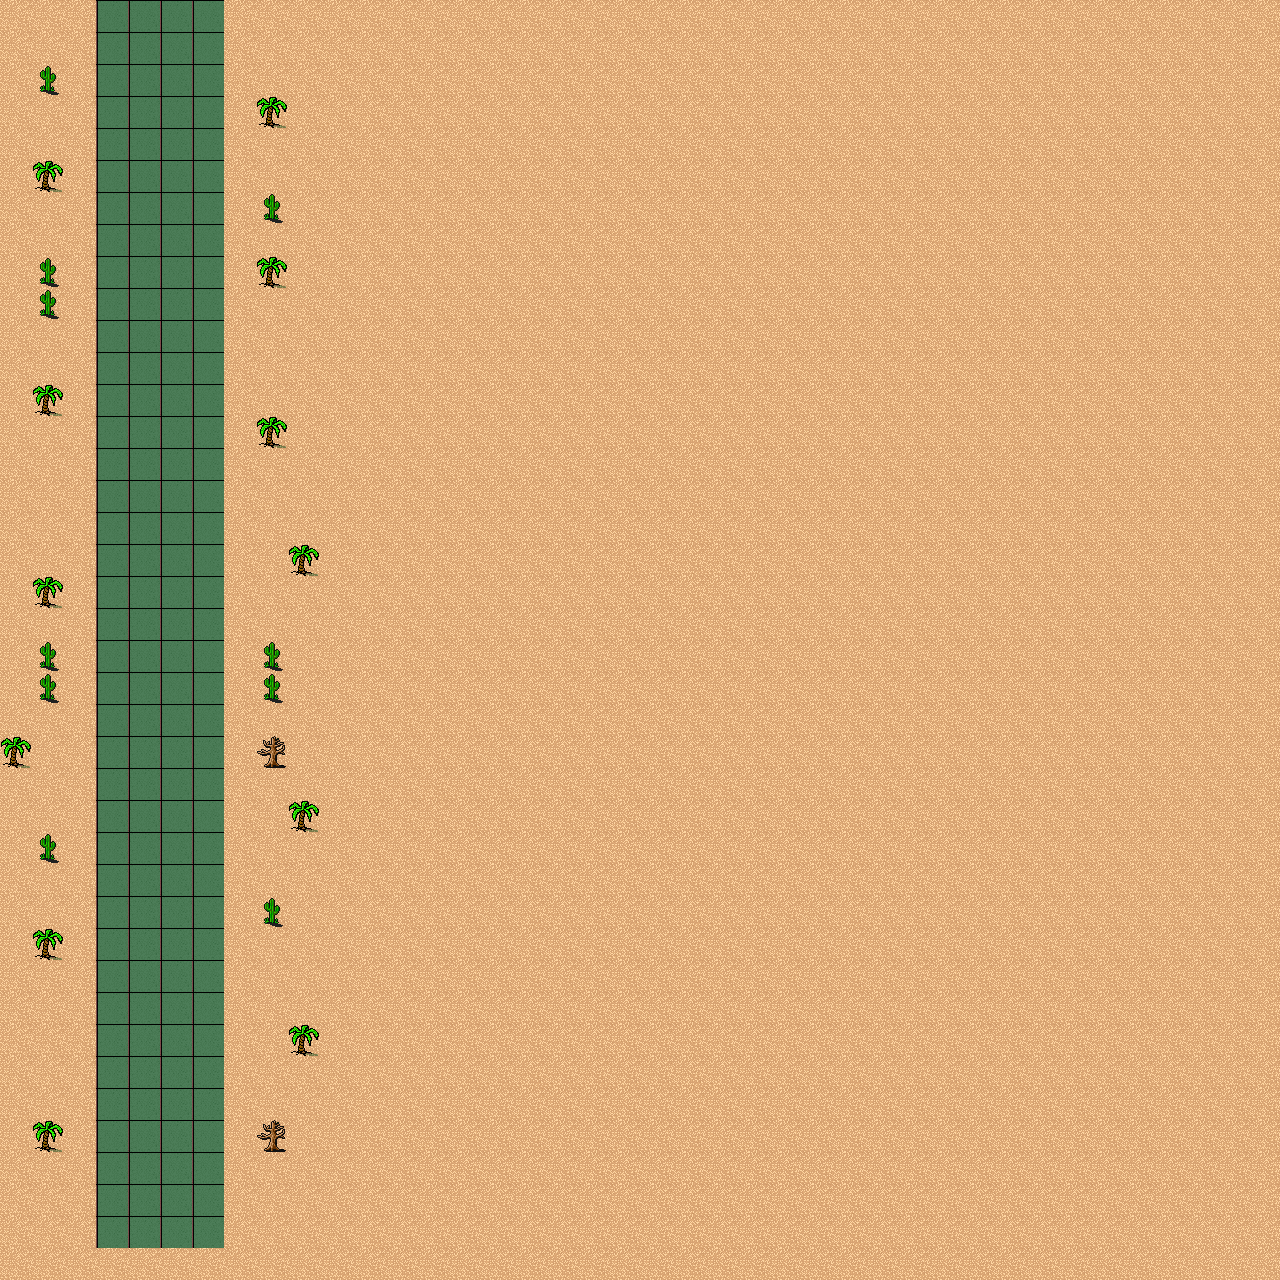

A 2D game scene composited from a Tiled map and its tileset images. What follows is a short description and the map's XML, with each tile layer's data collapsed to a summary:
An orthogonal 40x40 tile map with 32x32 px tiles, 2 tile layers (Background, Meta), 2 tilesets.

<map version="1.0" orientation="orthogonal" width="40" height="40" tilewidth="32" tileheight="32">
 <tileset firstgid="1" name="dg_grounds32" tilewidth="32" tileheight="32">
  <image source="dg_grounds32.png" width="288" height="608" />
 </tileset>
 <tileset firstgid="172" name="meta_tiles" tilewidth="32" tileheight="32">
  <image source="meta_tiles.png" width="67" height="34" />
  <tile id="1">
   <properties>
    <property name="Collidable" value="False" />
   </properties>
  </tile>
 </tileset>
 <layer name="Background" width="40" height="40">
  <data>[1600 cells, 1600 non-empty, 5 distinct tile ids]</data>
 </layer>
 <layer name="Meta" width="40" height="40">
  <data>[1600 cells, 156 non-empty, 1 distinct tile ids]</data>
 </layer>
</map>
